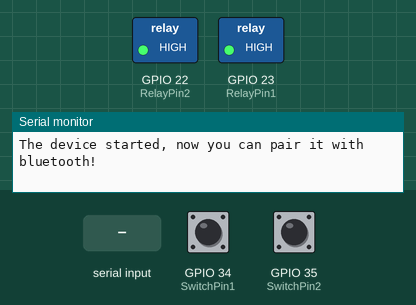
Bench run of a sketch on a simulated ESP32. On the bench: switched loads named in the sketch (green lamp = pin HIGH), the last lines printed to the serial monitor. The test bench sets the inputs (shaded band); at power-on: GPIO 34 (SwitchPin1) HIGH, GPIO 35 (SwitchPin2) HIGH. Nothing arrives over Bluetooth unless stated.

Above: at 6.4 s.
6.5 s: GPIO 34 (SwitchPin1) pulled LOW for 0.15 s
At 6.59 s:
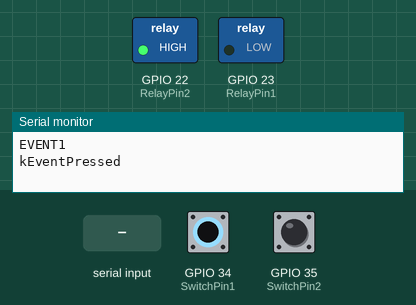
8.1 s: GPIO 35 (SwitchPin2) pulled LOW for 0.15 s
At 8.19 s:
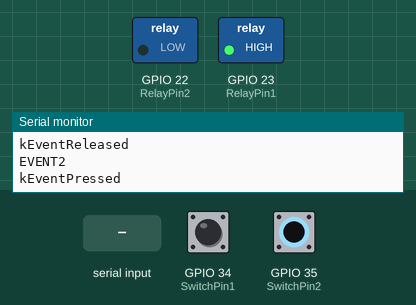
9.7 s: "C" received over the second serial link
At 10.2 s:
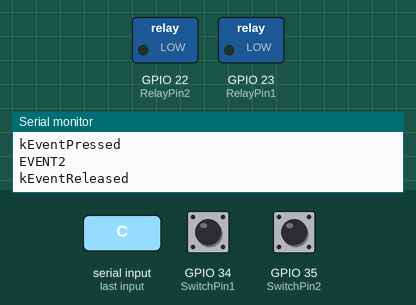
11.3 s: "a" received over the second serial link
At 12.5 s:
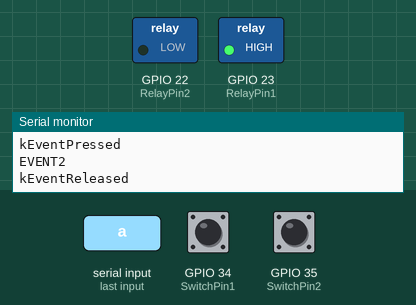
12.8 s: "A" received over the second serial link
At 13.7 s:
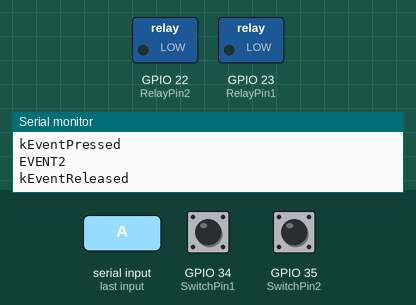
Timing chart, 0 to 15.3 s (numbered marks = the images above; inputs shaded):
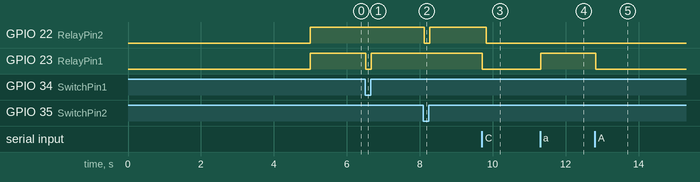

Measured:
- after the input at 6.5 s, GPIO 23 (RelayPin1): HIGH → LOW at once, → HIGH 0.15 s later
- after the input at 8.1 s, GPIO 22 (RelayPin2): HIGH → LOW at once, → HIGH 0.15 s later
- after the input at 9.7 s, GPIO 22 (RelayPin2): HIGH → LOW after 0.12 s; GPIO 23 (RelayPin1): HIGH → LOW at once
- after the input at 11.3 s, GPIO 23 (RelayPin1): LOW → HIGH at once
- after the input at 12.8 s, GPIO 23 (RelayPin1): HIGH → LOW at once

The sketch:

2_node_bt_and_manual.ino
```cpp
#include "BluetoothSerial.h"
#include <AceButton.h>
using namespace ace_button;

#if !defined(CONFIG_BT_ENABLED) || !defined(CONFIG_BLUEDROID_ENABLED)
#error Bluetooth is not enabled! Please run
`make menuconfig` to and enable it
#endif

BluetoothSerial SerialBT;


// define the GPIO connected with Relays and switches
#define RelayPin1 23
#define RelayPin2 22


#define SwitchPin1 34
#define SwitchPin2 35


int toggleState_1 = 1; //Define integer to remember the toggle state for relay 1
int toggleState_2 = 1; //Define integer to remember the toggle state for relay 2


char bt_data; // variable for storing bluetooth data

ButtonConfig config1;
AceButton button1(&config1);
ButtonConfig config2;
AceButton button2(&config2);


void handleEvent1(AceButton*, uint8_t, uint8_t);
void handleEvent2(AceButton*, uint8_t, uint8_t);


void all_Switch_ON(){
  digitalWrite(RelayPin1, LOW); toggleState_1 = 0; delay(100);
  digitalWrite(RelayPin2, LOW); toggleState_2 = 0; delay(100);


}

void all_Switch_OFF(){
  digitalWrite(RelayPin1, HIGH); toggleState_1 = 1; delay(100);
  digitalWrite(RelayPin2, HIGH); toggleState_2 = 1; delay(100);


}

void Bluetooth_handle()
{
  bt_data = SerialBT.read();
//  Serial.println(bt_data);
  delay(20);

  switch(bt_data)
      {
        case 'A': digitalWrite(RelayPin1, LOW);  toggleState_1 = 0; break; // if 'A' received Turn on Relay1
        case 'a': digitalWrite(RelayPin1, HIGH); toggleState_1 = 1; break; // if 'a' received Turn off Relay1
        case 'B': digitalWrite(RelayPin2, LOW);  toggleState_2 = 0; break; // if 'B' received Turn on Relay2
        case 'b': digitalWrite(RelayPin2, HIGH); toggleState_2 = 1; break; // if 'b' received Turn off Relay2
        case 'C': all_Switch_ON(); break;  // if 'Z' received Turn on all Relays
        case 'c': all_Switch_OFF(); break; // if 'z' received Turn off all Relays
        default : break;
      }
}

void setup()
{
  Serial.begin(9600);

  btStart();  //Serial.println("Bluetooth On");

  SerialBT.begin("HA_BT_ESP32"); //Bluetooth device name
  Serial.println("The device started, now you can pair it with bluetooth!");
  delay(5000);

  pinMode(RelayPin1, OUTPUT);
  pinMode(RelayPin2, OUTPUT);


//  pinMode(wifiLed, OUTPUT);

  pinMode(SwitchPin1, INPUT);
  pinMode(SwitchPin2, INPUT);


  //During Starting all Relays should TURN OFF
  digitalWrite(RelayPin1, toggleState_1);
  digitalWrite(RelayPin2, toggleState_2);


  config1.setEventHandler(button1Handler);
  config2.setEventHandler(button2Handler);


  button1.init(SwitchPin1);
  button2.init(SwitchPin2);


  delay(200);
}

void loop()
{
  if (SerialBT.available()){
   Bluetooth_handle();
 }

  button1.check();
  button2.check();


}

void button1Handler(AceButton* button, uint8_t eventType, uint8_t buttonState) {
  Serial.println("EVENT1");
  switch (eventType) {
    case AceButton::kEventPressed:
      Serial.println("kEventPressed");
      toggleState_1 = 0;
      digitalWrite(RelayPin1, LOW);
      break;
    case AceButton::kEventReleased:
      Serial.println("kEventReleased");
      toggleState_1 = 1;
      digitalWrite(RelayPin1, HIGH);
      break;
  }
}

void button2Handler(AceButton* button, uint8_t eventType, uint8_t buttonState) {
  Serial.println("EVENT2");
  switch (eventType) {
    case AceButton::kEventPressed:
      Serial.println("kEventPressed");
      toggleState_2 = 0;
      digitalWrite(RelayPin2, LOW);
      break;
    case AceButton::kEventReleased:
      Serial.println("kEventReleased");
      toggleState_2 = 1;
      digitalWrite(RelayPin2, HIGH);
      break;
  }
}
```
